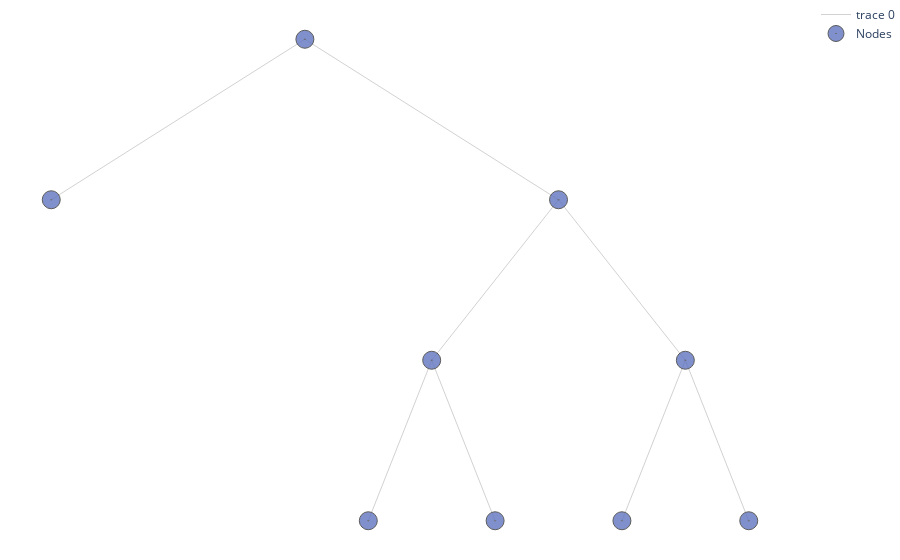

The cell this chart's notebook holds for it:
### Code cell
alpha, pruned_table = tree.pruning(features_test, n_features_test, y_test, table = True)
pruned_table.style.hide()

### Figure 1 — Plotly figure (JSON) as saved in the notebook; plotly's stock layout.template omitted (floating-point values rounded to 4 significant figures)
{"data": [{"hoverinfo": "none", "line": {"color": "rgb(210,210,210)", "width": 1}, "mode": "lines", "type": "scatter", "x": [0, -2, null, 0, 2, null, 2, 1, null, 2, 3, null, 1, 0.5, null, 1, 1.5, null, 3, 2.5, null, 3, 3.5, null], "y": [6, 5, null, 6, 5, null, 5, 4, null, 5, 4, null, 4, 3, null, 4, 3, null, 4, 3, null, 4, 3, null]}, {"hoverinfo": "text", "marker": {"color": "#6175c1", "line": {"color": "rgb(50,50,50)", "width": 1}, "size": 18, "symbol": "circle-dot"}, "mode": "markers", "name": "Nodes", "opacity": 0.8, "text": ["n2<br>None<br>Bin Value: 158.2<br>pearson : 3860.8<br>Samples : 5<br>GPR: []<br>LPR: []", "n14<br>None<br>Bin Value: 74<br>pearson : 4226<br>Samples : 6<br>GPR: []<br>LPR: []", "n1<br>Sales > 1.17<br>Bin Value: 115.78<br>pearson : 155526.82<br>Samples : 280<br>GPR: 0.884<br>LPR: 0.26", "n3<br>Sales > 9.97<br>Bin Value: 115.0<br>pearson : 142503.0<br>Samples : 275<br>GPR: 0.882<br>LPR: 0.178", "n6<br>Sales > 7.53<br>Bin Value: 118.98<br>pearson : 95241.93<br>Samples : 223<br>GPR: 0.863<br>LPR: 0.093", "n12<br>Sales > 6.67<br>Bin Value: 124.03<br>pearson : 52885.89<br>Samples : 141<br>GPR: 0.877<br>LPR: 0.073", "n13<br>Population > 496.5<br>Bin Value: 110.3<br>pearson : 32591.38<br>Samples : 82<br>GPR: 0.849<br>LPR: 0.13", "n7<br>Population > 40.0<br>Bin Value: 97.94<br>pearson : 28594.83<br>Samples : 52<br>GPR: 0.901<br>LPR: 0.189", "n15<br>Population > 403.0<br>Bin Value: 101.07<br>pearson : 20480.8<br>Samples : 46<br>GPR: 0.91<br>LPR: 0.255"], "type": "scatter", "x": [-2, 2.5, 0, 2, 1, 0.5, 1.5, 3, 3.5], "y": [5, 3, 6, 5, 4, 3, 3, 4, 3]}], "layout": {"margin": {"b": 0, "l": 0, "r": 0, "t": 0}, "plot_bgcolor": "rgba(0, 0, 0, 0)", "xaxis": {"showticklabels": false, "visible": false}, "yaxis": {"showticklabels": true, "visible": false}}}
